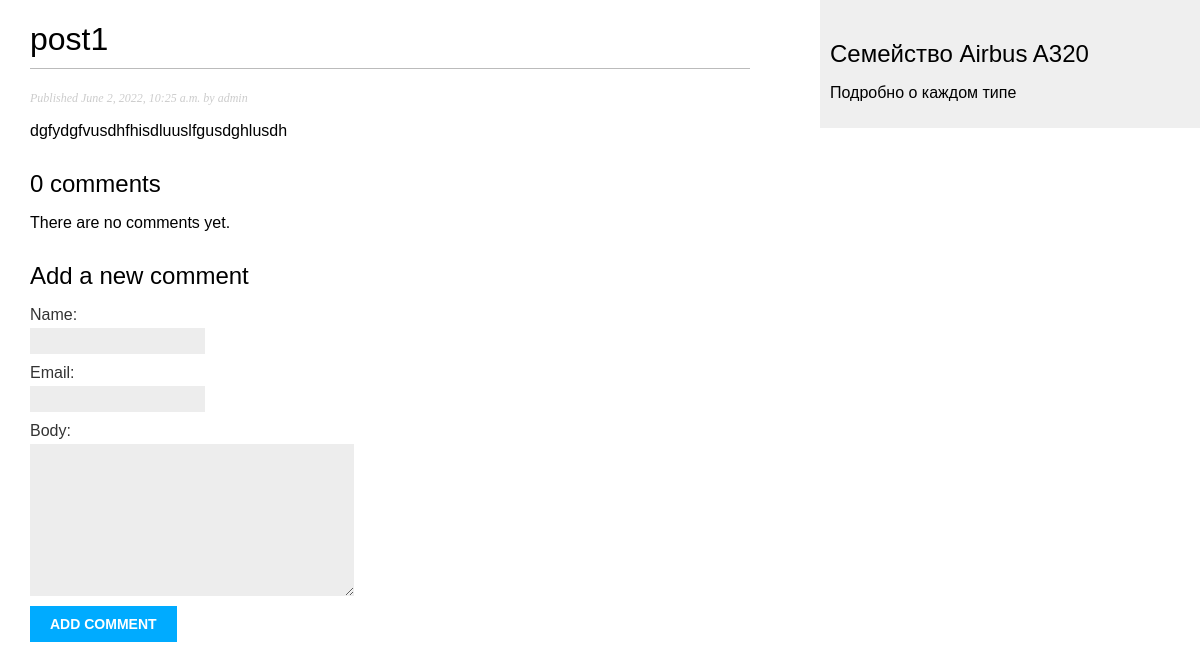
Before: /blog/1/ with the older database file.
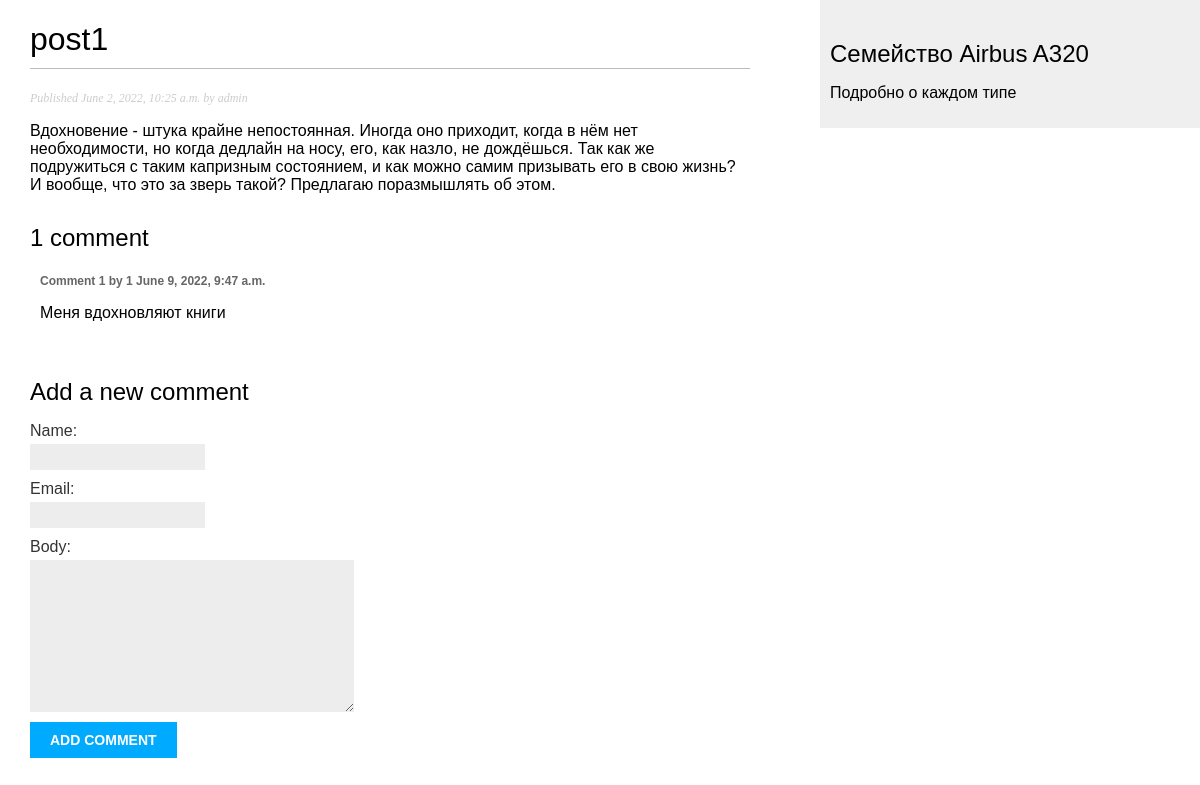
After: the same page with the newer database file.
### blog/models.py (models this page shows, shortened)
class Post(models.Model):
    class Status(models.TextChoices):
        DRAFT = 'DF', 'Draft'
        PUBLISHED = 'PB', 'Published'
    title = models.CharField(max_length=250)
    slug = models.SlugField(max_length=250)
    author = models.ForeignKey(User,on_delete=models.CASCADE,related_name='blog_posts')
    body = models.TextField()
    publish = models.DateTimeField(default=timezone.now)
    created = models.DateTimeField(auto_now_add=True)
    updated = models.DateTimeField(auto_now=True)
    status = models.CharField(max_length=2,choices=Status.choices,default=Status.DRAFT)
    objects = models.Manager() # The default manager.
    published = PublishedManager() # Our custom manager.
    class Meta:
        ordering = ['-publish']
        indexes = [
            models.Index(fields=['-publish']),
        ]

class Comment(models.Model):
    post = models.ForeignKey(Post, on_delete=models.CASCADE, related_name='comments')
    name = models.CharField(max_length=80)
    email = models.EmailField()
    body = models.TextField()
    created = models.DateTimeField(auto_now_add=True)
    updated = models.DateTimeField(auto_now=True)
    active = models.BooleanField(default=True)
    class Meta:
        ordering = ['created']
        indexes = [
            models.Index(fields=['created']),
        ]

### blog/views.py (the view)
# urls.py: path('<int:id>/', views.post_detail, name='post_detail'),
def post_detail(request, id):
    post = get_object_or_404(Post, id=id, status=Post.Status.PUBLISHED)
    comments = post.comments.filter(active=True)
    form = CommentForm()
    return render(request, 'blog/post/detail.html', {'post': post, 'comments': comments,
'form': form})

### blog/forms.py
class CommentForm(forms.ModelForm):
	class Meta:
		model = Comment
		fields = ['name', 'email', 'body']

### blog/templates/blog/post/detail.html (shortened to what this page needs)
{% extends "blog/base.html" %}
{% block content %}
  <h1>{{ post.title }}</h1>
  <p class="date">
    Published {{ post.publish }} by {{ post.author }}
  </p>
  {{ post.body|linebreaks }}
  {% with comments.count as total_comments %}
 <h2>{{ total_comments }} comment{{ total_comments|pluralize }}</h2>
{% endwith %}
{% for comment in comments %}
 <div class="comment">
 <p class="info">
 Comment {{ forloop.counter }} by {{ comment.name }}
 {{ comment.created }}
 </p>
 {{ comment.body|linebreaks }}
 </div>
{% empty %}
 <p>There are no comments yet.</p>
{% endfor %}
<h2>Add a new comment</h2>
 <form action="{% url 'blog:post_comment' post.id %}" method="post">
 {{ form.as_p }}
 <p><input type="submit" value="Add comment"></p>
 </form>
{% endblock %}

Changed rows visible on the page:
changed Post "post1": body "dgfydgfvusdhfhisdluuslfgusdghlusdh" → "Вдохновение - штука крайне непостоянная. Иногда оно приходит, когда в нём нет необходимости, но когда дедлайн на носу, его, как назло, не дождёшься. Так как же подружиться с таким капризным состоянием, и как можно самим призывать его в свою жизнь? И вообще, что это за зверь такой? Предлагаю поразмышлять об этом."
added Comment: name "1", created "June 9, 2022, 9:47 a.m.", body "Меня вдохновляют книги"
Other visible differences:
{{ total_comments }}: "0" → "1"
text no longer shown: "There are no comments yet."
